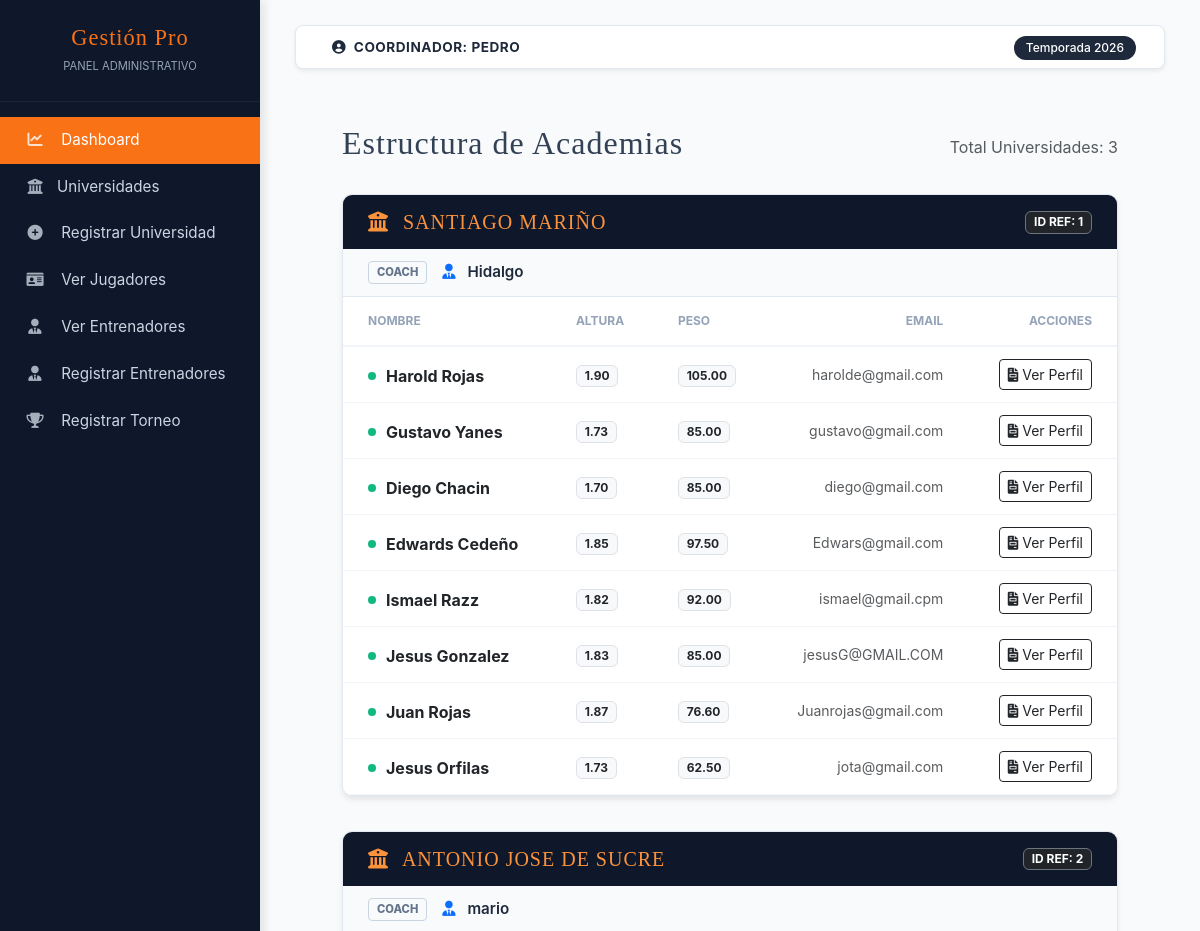
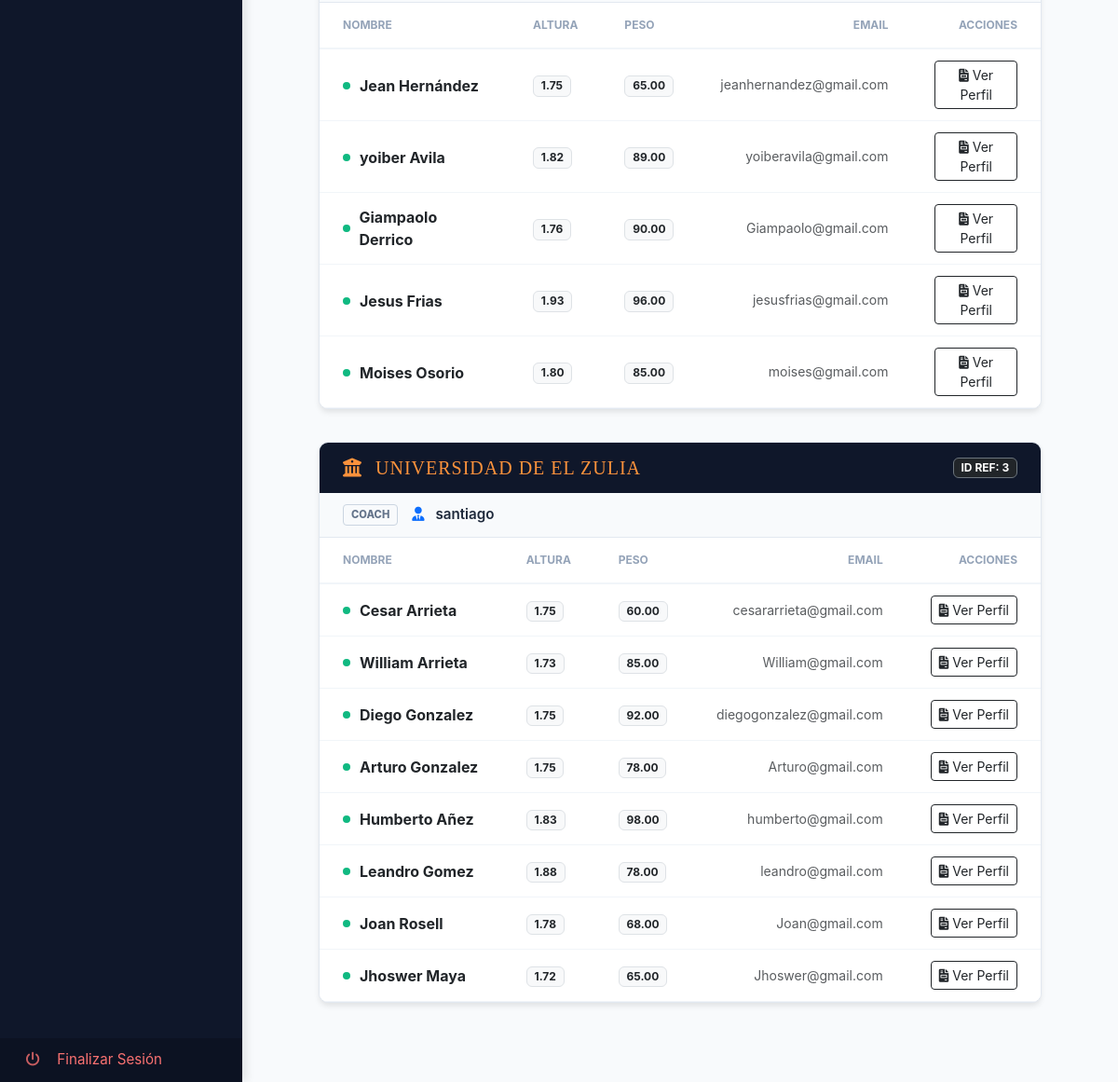
Page /client/coordinador/views/jugadores/index.php (signed in) on the committed database (2 pictures, top to bottom).
### tables this page shows
CREATE TABLE `usuarios` (
  `id_usuario` int(11) NOT NULL,
  `nombre_usuario` varchar(100) NOT NULL,
  `password_usuario` varchar(255) NOT NULL,
  `email_usuario` varchar(100) DEFAULT NULL,
  `id_universidad_fk` int(11) DEFAULT NULL,
  `id_rol_fk` int(11) DEFAULT NULL,
  `fecha_creacion` timestamp NOT NULL DEFAULT current_timestamp(),
  `fecha_actualizacion` timestamp NOT NULL DEFAULT current_timestamp() ON UPDATE current_timestamp(),
  `isActive` int(11) DEFAULT NULL
);

CREATE TABLE `jugadores` (
  `id_jugador` int(11) NOT NULL,
  `nombre_jugador` varchar(100) DEFAULT NULL,
  `email_jugador` varchar(100) DEFAULT NULL,
  `password_jugador` varchar(255) DEFAULT NULL,
  `altura_jugador` decimal(3,2) DEFAULT NULL,
  `peso_jugador` decimal(5,2) DEFAULT NULL,
  `fecha_nacimiento` date DEFAULT NULL,
  `id_universidad_fk` int(11) DEFAULT NULL,
  `isActive` int(11) DEFAULT NULL,
  `fecha_creacion` timestamp NOT NULL DEFAULT current_timestamp(),
  `fecha_actualizacion` timestamp NOT NULL DEFAULT current_timestamp() ON UPDATE current_timestamp(),
  `imagen_jugador` text DEFAULT NULL,
  `puntos` int(11) DEFAULT NULL,
  `asistencias` int(11) DEFAULT NULL,
  `rebotes` int(11) DEFAULT NULL,
  `robos` int(11) DEFAULT NULL
);

### app/config.php (called while the page is built, shortened)
<?php
    $URL = "http://localhost/academy";
?>

### client/coordinador/layouts/verificacion.php (called while the page is built, shortened)
<?php
    require_once __DIR__ . '/../../../app/config.php';
    if (!isset($_SESSION['sesioncoordinador'])) {
        $_SESSION['mensaje'] = "Debes iniciar sesión para acceder";
        $_SESSION['icon_mensaje'] = "warning";
        header('Location: ' . $URL . '/login.php');
        exit();
    } else {
        $usuario_sesion = $_SESSION['sesioncoordinador'];
        $sql2 = "SELECT * FROM usuarios WHERE email_usuario = :email";
        $query = $pdo->prepare($sql2);
        $query->bindParam(':email', $usuario_sesion);
        $query->execute();
        $usuarioLogueado = $query->fetch(PDO::FETCH_ASSOC);
    }
?>

### client/coordinador/views/jugadores/index.php (the view, shortened to what this page needs)
<?php include '../../layouts/verificacion.php'; ?>
<?php include '../../layouts/parte1.php'; ?>
<?php
    $sql = "SELECT * FROM jugadores
            INNER JOIN academias ON jugadores.id_universidad_fk = academias.id_universidad
            ORDER BY id_universidad ASC";
    $query = $pdo->prepare($sql);
    $query->execute();
    $jugadores = $query->fetchAll(PDO::FETCH_ASSOC);
    $sql2 = "SELECT * FROM usuarios WHERE id_rol_fk = 3";
    $query2 = $pdo->prepare($sql2);
    $query2->execute();
    $lista_entrenadores = $query2->fetchAll(PDO::FETCH_ASSOC);
    $coach_por_uni = [];
    foreach ($lista_entrenadores as $e) {
        $coach_por_uni[$e['id_universidad_fk']] = $e['nombre_usuario'];
    }
    $bloques_universidad = [];
    foreach ($jugadores as $j) {
        $bloques_universidad[$j['id_universidad']]['nombre'] = $j['nombre_universidad'];
        $bloques_universidad[$j['id_universidad']]['jugadores'][] = $j;
    }
?>
<div id="content">
    <div class="container-fluid">
        <div class="d-flex justify-content-between align-items-center mb-4">
            <h2 class="bebas">Estructura de Academias</h2>
            <span class="text-muted">Total Universidades: <?php echo count($bloques_universidad); ?></span>
        </div>
        <?php foreach ($bloques_universidad as $id_uni => $datos): ?>
            <div class="uni-block">
                <div class="uni-block-header">
                    <h4 class="bebas"><i class="fas fa-university me-2"></i> <?php echo $datos['nombre']; ?></h4>
                    <span class="badge bg-dark border border-secondary">ID REF: <?php echo $id_uni; ?></span>
                </div>
                <div class="coach-strip">
                    <span class="coach-label">Coach</span>
                    <span class="coach-name">
                        <i class="fas fa-user-tie me-2 text-primary"></i>
                        <?php
                            if (isset($coach_por_uni[$id_uni])) {
                                echo htmlspecialchars($coach_por_uni[$id_uni]);
                            } else {
                                echo '<span class="text-muted fw-normal">Sin entrenador asignado</span>';
                            }
                        ?>
                    </span>
                </div>
                <div class="table-responsive">
                    <table class="table table-members">
                        <thead>
                            <tr>
                                <th>Nombre</th>
                                <th>Altura</th>
                                <th>Peso</th>
                                <th class="text-end">Email</th>
                                <th class="text-end">Acciones</th>
                            </tr>
                        </thead>
                        <tbody>
                            <?php foreach ($datos['jugadores'] as $jugador): ?>
                                <tr>
                                    <td>
                                        <div class="player-tag">
                                            <div class="status-dot"></div>
                                            <strong><?php echo htmlspecialchars($jugador['nombre_jugador'] ?? 'Sin Nombre'); ?></strong>
                                        </div>
                                    </td>
                                    <td><span class="badge bg-light text-dark border"><?php echo $jugador['altura_jugador'] ?? '---'; ?></span></td>
                                    <td><span class="badge bg-light text-dark border"><?php echo $jugador['peso_jugador'] ?? '---'; ?></span></td>
                                    <td class="text-muted small text-end"><?php echo htmlspecialchars($jugador['email_jugador'] ?? 'n/a'); ?></td>
                                    <td class="text-end">
                                        <a href="jugador.php?id=<?php echo $jugador['id_jugador']; ?>" class="btn btn-sm btn-outline-dark">
                                            <i class="fas fa-file-invoice"></i> Ver Perfil
                                        </a>
                                    </td>
                                </tr>
                            <?php endforeach; ?>
                        </tbody>
                    </table>
                </div>
            </div>
        <?php endforeach; ?>
    </div>
</div>
<?php include '../../layouts/parte2.php'; ?>

### client/coordinador/layouts/parte1.php (shortened to what this page needs)
<?php
    require_once __DIR__ . '/../../../app/config.php';
?>
<!DOCTYPE html>
<html lang="es">
<head>
    <link href="https://cdn.jsdelivr.net/npm/bootstrap@5.3.0/dist/css/bootstrap.min.css" rel="stylesheet">
    <link rel="stylesheet" href="https://cdnjs.cloudflare.com/ajax/libs/font-awesome/6.0.0/css/all.min.css">
</head>
<body>
<div class="wrapper">
    <nav id="sidebar">
        <div class="sidebar-header text-center">
            <h3 class="bebas mb-0">Gestión Pro</h3>
            <small style="color: var(--text-muted); text-transform: uppercase; font-size: 0.7rem;">Panel Administrativo</small>
        </div>
        <ul class="list-unstyled components">
            <li class="active">
                <a href="<?php echo $URL . '/client/coordinador/views/index.php'; ?>"><i class="fas fa-chart-line"></i> Dashboard</a>
            </li>
            <li>
                <a href="<?php echo $URL . '/client/coordinador/views/universidades/index.php'; ?>"><i class="fas fa-university"></i>Universidades</a>
            </li>
            <li>
                <a href="<?php echo $URL . '/client/coordinador/views/universidades/create.php'; ?>"><i class="fas fa-plus-circle"></i> Registrar Universidad</a>
            </li>
            <li>
                <a href="<?php echo $URL . '/client/coordinador/views/jugadores/index.php'; ?>"><i class="fas fa-id-card"></i> Ver Jugadores</a>
            </li>
                <li>
                    <a href="<?php echo $URL . '/client/coordinador/views/entrenadores/index.php'; ?>"><i class="fas fa-user-tie"></i> Ver Entrenadores</a>
            </li>
            <li>
                <a href="<?php echo $URL . '/client/coordinador/views/entrenadores/create.php'; ?>"><i class="fas fa-user-tie"></i> Registrar Entrenadores</a>
            </li>
            <li>
                <a href="<?php echo $URL . '/client/coordinador/views/torneos/index.php'; ?>"><i class="fas fa-trophy"></i> Registrar Torneo</a>
            </li>
        </ul>
        <div class="logout-section">
            <ul class="list-unstyled mb-0">
                <li>
                    <a href="<?php echo $URL; ?>/app/controllers/controllers_entrenador/logout.php" class="logout-link">
                        <i class="fas fa-power-off"></i> Finalizar Sesión
                    </a>
                </li>
            </ul>
        </div>
    </nav>
    <div id="content">
        <nav class="navbar navbar-expand-lg navbar-admin px-3 py-2 shadow-sm">
            <div class="container-fluid">
                <span class="ms-2 fw-bold text-uppercase">
                   <i class="fas fa-user-circle me-1"></i> COORDINADOR: <?php echo $usuarioLogueado['nombre_usuario']; ?>
                </span>
                <div class="ms-auto">
                    <span class="badge badge-season rounded-pill">Temporada 2026</span>
                </div>
            </div>
        </nav>

### client/coordinador/layouts/parte1.php (style rules this page uses)
:root { --admin-dark: #1e293b; --admin-sidebar: #0f172a; --admin-accent: #f97316; --admin-bg: #f8fafc; --text-muted: #94a3b8; --border-color: #e2e8f0; }
body { font-family: 'Inter', 'Poppins', sans-serif; background-color: var(--admin-bg); color: #334155; }
.bebas { font-family: 'Bebas Neue', cursive; letter-spacing: 1px; }
.wrapper { display: flex; width: 100%; align-items: stretch; }
#sidebar { min-width: 260px; max-width: 260px; background: var(--admin-sidebar); color: #fff; transition: all 0.3s; min-height: 100vh; display: flex; flex-direction: column; box-shadow: 4px 0 10px rgba(0,0,0,0.1); }
#sidebar .sidebar-header { padding: 25px 20px; background: var(--admin-sidebar); border-bottom: 1px solid rgba(255,255,255,0.05); }
#sidebar .sidebar-header h3 { font-size: 1.4rem; color: var(--admin-accent); }
#sidebar ul.components { padding: 15px 0; }
#sidebar ul li a { padding: 12px 25px; display: block; color: #cbd5e1; text-decoration: none; transition: all 0.2s; font-weight: 400; font-size: 0.95rem; }
#sidebar ul li.active > a { background: var(--admin-accent); color: white; }
#sidebar ul li a i { margin-right: 12px; width: 20px; text-align: center; opacity: 0.8; }
#content { width: 100%; padding: 25px 35px; }
.navbar-admin { background: white; border: 1px solid var(--border-color); border-radius: 8px !important; margin-bottom: 30px; }
.navbar-admin .fw-bold { color: var(--admin-dark); font-size: 0.85rem; letter-spacing: 0.5px; }
.logout-section { margin-top: auto; background: rgba(0,0,0,0.2); }
.logout-link { color: #f87171 !important; }
.badge-season { background-color: var(--admin-dark); padding: 6px 12px; font-weight: 500; }

### client/coordinador/views/jugadores/index.php (style rules this page uses)
.uni-block { background: #ffffff; border: 1px solid #e2e8f0; border-radius: 10px; margin-bottom: 35px; box-shadow: 0 4px 6px -1px rgba(0, 0, 0, 0.1); overflow: hidden; }
.uni-block-header { background: var(--admin-sidebar); padding: 15px 25px; display: flex; justify-content: space-between; align-items: center; }
.uni-block-header h4 { color: #fb923c; margin: 0; font-size: 1.25rem; text-transform: uppercase; }
.coach-strip { background: #f8fafc; border-bottom: 1px solid #e2e8f0; padding: 12px 25px; display: flex; align-items: center; }
.coach-label { font-size: 0.7rem; font-weight: 800; color: #64748b; text-transform: uppercase; margin-right: 15px; padding: 2px 8px; border: 1px solid #cbd5e1; border-radius: 4px; }
.coach-name { color: #1e293b; font-weight: 600; font-size: 0.95rem; }
.table-members { width: 100%; margin-bottom: 0; }
.table-members thead th { background: #ffffff; color: #94a3b8; font-size: 0.75rem; text-transform: uppercase; padding: 15px 25px; border-bottom: 2px solid #f1f5f9; }
.table-members tbody td { padding: 12px 25px; border-bottom: 1px solid #f1f5f9; vertical-align: middle; }
.player-tag { display: inline-flex; align-items: center; font-weight: 500; }
.status-dot { height: 8px; width: 8px; background-color: #10b981; border-radius: 50%; margin-right: 10px; }

### rows in the picture
usuarios: nombre_usuario "PEDRO"
jugadores: nombre_jugador "Harold Rojas", altura_jugador "1.90", peso_jugador "105.00", email_jugador "harolde@gmail.com"
jugadores: nombre_jugador "Gustavo Yanes", altura_jugador "1.73", peso_jugador "85.00", email_jugador "gustavo@gmail.com"
jugadores: nombre_jugador "Diego Chacin", altura_jugador "1.70", peso_jugador "85.00", email_jugador "diego@gmail.com"
jugadores: nombre_jugador "Edwards Cedeño", altura_jugador "1.85", peso_jugador "97.50", email_jugador "Edwars@gmail.com"
jugadores: nombre_jugador "Ismael Razz", altura_jugador "1.82", peso_jugador "92.00", email_jugador "ismael@gmail.cpm"
jugadores: nombre_jugador "Jesus Gonzalez", altura_jugador "1.83", peso_jugador "85.00", email_jugador "jesusG@GMAIL.COM"
jugadores: nombre_jugador "Juan Rojas", altura_jugador "1.87", peso_jugador "76.60", email_jugador "Juanrojas@gmail.com"
jugadores: nombre_jugador "Jesus Orfilas", altura_jugador "1.73", peso_jugador "62.50", email_jugador "jota@gmail.com"
jugadores: nombre_jugador "Jean Hernández", altura_jugador "1.75", peso_jugador "65.00", email_jugador "jeanhernandez@gmail.com"
jugadores: nombre_jugador "yoiber Avila", altura_jugador "1.82", peso_jugador "89.00", email_jugador "yoiberavila@gmail.com"
jugadores: nombre_jugador "Giampaolo Derrico", altura_jugador "1.76", peso_jugador "90.00", email_jugador "Giampaolo@gmail.com"
jugadores: nombre_jugador "Jesus Frias", altura_jugador "1.93", peso_jugador "96.00", email_jugador "jesusfrias@gmail.com"
jugadores: nombre_jugador "Moises Osorio", altura_jugador "1.80", peso_jugador "85.00", email_jugador "moises@gmail.com"
jugadores: nombre_jugador "Cesar Arrieta", altura_jugador "1.75", peso_jugador "60.00", email_jugador "cesararrieta@gmail.com"
jugadores: nombre_jugador "William Arrieta", altura_jugador "1.73", peso_jugador "85.00", email_jugador "William@gmail.com"
jugadores: nombre_jugador "Diego Gonzalez", altura_jugador "1.75", peso_jugador "92.00", email_jugador "diegogonzalez@gmail.com"
jugadores: nombre_jugador "Arturo Gonzalez", altura_jugador "1.75", peso_jugador "78.00", email_jugador "Arturo@gmail.com"
jugadores: nombre_jugador "Humberto Añez", altura_jugador "1.83", peso_jugador "98.00", email_jugador "humberto@gmail.com"
jugadores: nombre_jugador "Leandro Gomez", altura_jugador "1.88", peso_jugador "78.00", email_jugador "leandro@gmail.com"
jugadores: nombre_jugador "Joan Rosell", altura_jugador "1.78", peso_jugador "68.00", email_jugador "Joan@gmail.com"
jugadores: nombre_jugador "Jhoswer Maya", altura_jugador "1.72", peso_jugador "65.00", email_jugador "Jhoswer@gmail.com"

### other values in the picture
count($bloques_universidad) "3"
$datos['nombre'] "SANTIAGO MARIÑO"
$id_uni "1"
$coach_por_uni[$id_uni] "Hidalgo"
$datos['nombre'] "ANTONIO JOSE DE SUCRE"
$id_uni "2"
$coach_por_uni[$id_uni] "mario"
$datos['nombre'] "UNIVERSIDAD DE EL ZULIA"
$id_uni "3"
$coach_por_uni[$id_uni] "santiago"
